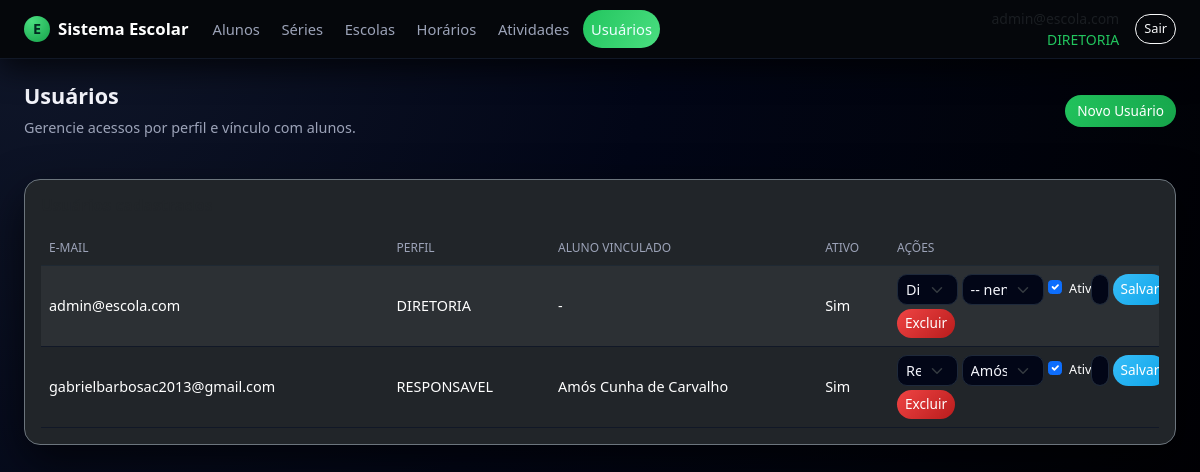
/usuarios/ (signed in), run on the app's committed database.
### app.py (models this page shows, shortened)
class Usuario(db.Model, UserMixin):
    __tablename__ = "usuario"
    id = db.Column(db.Integer, primary_key=True)
    email = db.Column(db.String(120), unique=True, nullable=False)
    senha_hash = db.Column(db.String(255), nullable=False)
    papel = db.Column(db.String(30), nullable=False, default="ALUNO")
    ativo = db.Column(db.Boolean, nullable=False, default=True)
    created_at = db.Column(db.DateTime, nullable=False, default=datetime.utcnow)
    aluno_id = db.Column(db.Integer, db.ForeignKey("aluno.id"), nullable=True)
    aluno = db.relationship("Aluno", lazy="joined")
    def papel_upper(self):
        return (self.papel or "").upper()
    def is_diretoria(self):
        return self.papel_upper() == "DIRETORIA"

class Aluno(db.Model):
    __tablename__ = "aluno"
    id = db.Column(db.Integer, primary_key=True)
    nome = db.Column(db.String(180), nullable=False)
    escola_id = db.Column(db.Integer, db.ForeignKey("escola.id"))
    serie_id = db.Column(db.Integer, db.ForeignKey("serie.id"))
    horario_id = db.Column(db.Integer, db.ForeignKey("horario.id"))
    telefone_cel = db.Column(db.String(30))
    telefone_fixo = db.Column(db.String(30))
    foto_path = db.Column(db.String(300))
    observacoes = db.Column(db.Text)
    naturalidade = db.Column(db.String(120))
    nacionalidade = db.Column(db.String(120))
    data_nascimento = db.Column(db.Date)
    idade = db.Column(db.Integer)
    sexo = db.Column(db.String(1))
    nome_pai = db.Column(db.String(180))
    nome_mae = db.Column(db.String(180))
    endereco = db.Column(db.String(200))
    numero = db.Column(db.String(20))
    bairro = db.Column(db.String(120))
    tem_dificuldade = db.Column(db.Boolean)
    qual_dificuldade = db.Column(db.String(255))
    toma_medicamento = db.Column(db.Boolean)
    qual_medicamento = db.Column(db.String(255))
    inicio_aulas = db.Column(db.Date)
    mensalidade_opcao = db.Column(db.String(60))
    escola = db.relationship("Escola", lazy="joined")
    serie = db.relationship("Serie", lazy="joined")
    horario = db.relationship("Horario", lazy="joined")

### app.py (the view)
@app.route("/usuarios/", methods=["GET"])
@login_required
def usuarios_list():
    if not current_user.is_diretoria():
        flash("Acesso restrito à DIRETORIA.", "warning")
        return redirect(url_for("index"))
    items = Usuario.query.order_by(Usuario.email.asc()).all()
    alunos = Aluno.query.order_by(Aluno.nome.asc()).all()
    return render_template("usuarios/listar.html", items=items, alunos=alunos)

### app.py (called while the page is built)
@login_manager.user_loader
def load_user(uid):
    return db.session.get(Usuario, int(uid))

@app.context_processor
def inject_can():
    return dict(can=can)

### templates/usuarios/listar.html (shortened to what this page needs)
{% extends "base.html" %}
{% block content %}
<div class="page-title-row mb-3">
  <div>
    <h2>Usuários</h2>
    <div class="subtitle">Gerencie acessos por perfil e vínculo com alunos.</div>
  </div>
  <div class="d-flex align-items-center gap-2">
    <button class="btn btn-success"
            type="button"
            data-bs-toggle="collapse"
            data-bs-target="#formNovoUsuario"
            aria-expanded="false"
            aria-controls="formNovoUsuario">
      Novo Usuário
    </button>
  </div>
</div>
<section class="card bg-dark border-secondary">
  <div class="card-body">
    <h5 class="card-title mb-3">Usuários cadastrados</h5>
    {% if items %}
      <div class="table-responsive">
        <table class="table table-dark table-striped align-middle">
          <thead>
            <tr>
              <th>E-mail</th>
              <th>Perfil</th>
              <th>Aluno vinculado</th>
              <th>Ativo</th>
              <th style="width: 270px;">Ações</th>
            </tr>
          </thead>
          <tbody>
          {% for u in items %}
            <tr>
              <td>{{ u.email }}</td>
              <td>{{ u.papel_upper() }}</td>
              <td>{{ u.aluno.nome if u.aluno else '-' }}</td>
              <td>{{ 'Sim' if u.ativo else 'Não' }}</td>
              <td>
                <form method="post"
                      action="{{ url_for('usuarios_editar', id=u.id) }}"
                      class="row g-1 align-items-center">
                  <div class="col-md-3">
                    <select name="papel" class="form-select form-select-sm">
                      <option value="DIRETORIA" {{ 'selected' if u.papel_upper()=='DIRETORIA' else '' }}>Diretoria</option>
                      <option value="RESPONSAVEL" {{ 'selected' if u.papel_upper()=='RESPONSAVEL' else '' }}>Responsável</option>
                    </select>
                  </div>
                  <div class="col-md-4">
                    <select name="aluno_id" class="form-select form-select-sm">
                      <option value="">-- nenhum --</option>
                      {% for a in alunos %}
                        <option value="{{ a.id }}" {{ 'selected' if u.aluno_id == a.id else '' }}>
                          {{ a.nome }}
                        </option>
                      {% endfor %}
                    </select>
                  </div>
                  <div class="col-md-2 d-flex align-items-center">
                    <div class="form-check">
                      <input class="form-check-input" type="checkbox" name="ativo"
                             id="ativo_{{ u.id }}" {{ 'checked' if u.ativo else '' }}>
                      <label class="form-check-label small" for="ativo_{{ u.id }}">Ativo</label>
                    </div>
                  </div>
                  <div class="col-md-3 d-flex gap-1">
                    <input type="password"
                           name="nova_senha"
                           class="form-control form-control-sm"
                           placeholder="Nova senha">
                    <button type="submit" class="btn btn-sm btn-primary">Salvar</button>
                  </div>
                </form>
                <form method="post"
                      action="{{ url_for('usuarios_excluir', id=u.id) }}"
                      class="mt-1"
                      onsubmit="return confirm('Confirma excluir este usuário?');">
                  <button type="submit" class="btn btn-sm btn-danger">Excluir</button>
                </form>
              </td>
            </tr>
          {% endfor %}
          </tbody>
        </table>
      </div>
    {% else %}
      <p class="text-muted mb-0">Nenhum usuário cadastrado.</p>
    {% endif %}
  </div>
</section>
{% endblock %}

### templates/base.html (shortened to what this page needs)
<!doctype html>
<html lang="pt-BR">
<head>
  <link
    href="https://cdn.jsdelivr.net/npm/bootstrap@5.3.3/dist/css/bootstrap.min.css"
    rel="stylesheet"
  >
  <link rel="stylesheet" href="{{ url_for('static', filename='css/style.css') }}">
</head>
<body class="app-body">
  <header class="app-navbar navbar navbar-expand-lg navbar-dark">
    <div class="container-fluid px-3 px-lg-4">
      <a class="navbar-brand d-flex align-items-center gap-2" href="{{ url_for('index') }}">
        <span class="brand-icon">E</span>
        <span class="fw-semibold">Sistema Escolar</span>
      </a>
      {% if current_user.is_authenticated %}
        <div class="collapse navbar-collapse" id="mainNav">
          <ul class="navbar-nav me-auto mb-2 mb-lg-0 app-menu">
            {% set papel = current_user.papel_upper() if current_user.is_authenticated else '' %}
            <li class="nav-item">
              <a class="nav-link {% if request.endpoint and 'alunos' in request.endpoint %}active{% endif %}"
                 href="{{ url_for('alunos_list') }}">
                Alunos
              </a>
            </li>
            {% if papel not in ['RESPONSAVEL', 'ALUNO'] %}
              <li class="nav-item">
                <a class="nav-link {% if request.endpoint and 'series_' in request.endpoint %}active{% endif %}"
                   href="{{ url_for('series_list') }}">
                  Séries
                </a>
              </li>
              <li class="nav-item">
                <a class="nav-link {% if request.endpoint and 'escolas_' in request.endpoint %}active{% endif %}"
                   href="{{ url_for('escolas_list') }}">
                  Escolas
                </a>
              </li>
              <li class="nav-item">
                <a class="nav-link {% if request.endpoint and 'horarios_' in request.endpoint %}active{% endif %}"
                   href="{{ url_for('horarios_list') }}">
                  Horários
                </a>
              </li>
            {% endif %}
            <li class="nav-item">
              <a class="nav-link {% if request.endpoint and 'atividades_' in request.endpoint %}active{% endif %}"
                 href="{{ url_for('atividades_listar') }}">
                Atividades
              </a>
            </li>
            {% if papel == 'DIRETORIA' %}
              <li class="nav-item">
                <a class="nav-link {% if request.endpoint and 'usuarios_' in request.endpoint %}active{% endif %}"
                   href="{{ url_for('usuarios_list') }}">
                  Usuários
                </a>
              </li>
            {% endif %}
          </ul>
          <div class="d-flex align-items-center gap-3">
            <div class="text-end small text-muted d-none d-md-block">
              <div>{{ current_user.email }}</div>
              <div class="text-accent">{{ current_user.papel_upper() }}</div>
            </div>
            <form method="post" action="{{ url_for('logout') }}">
              <button class="btn btn-sm btn-outline-light" type="submit">Sair</button>
            </form>
          </div>
        </div>
      {% endif %}
    </div>
  </header>
  <main class="app-main container-fluid px-3 px-lg-4 py-4">
    <div class="page-wrapper">
      {% block content %}{% endblock %}
    </div>
  </main>
</body>
</html>

### static/css/style.css (style rules this page uses)
:root { --bg-body: #05070b; --bg-elevated: #10141f; --bg-elevated-soft: #181d2a; --bg-navbar: #05070b; --border-soft: #262c3c; --text-main: #f4f5fb; --text-muted: #9ca3b8; --accent: #22c55e; --accent-soft: rgba(34, 197, 94, 0.15); --danger-soft: rgba(239, 68, 68, 0.15); --radius-lg: 16px; --radius-md: 10px; --shadow-soft: 0 18px 45px rgba(0, 0, 0, 0.65); }
.app-body { background: radial-gradient(circle at top left, #10172a 0, #020617 45%, #000 100%); color: var(--text-main); min-height: 100vh; font-family: system-ui, -apple-system, BlinkMacSystemFont, "Segoe UI", sans-serif; }
.app-navbar { background-color: var(--bg-navbar); border-bottom: 1px solid #111827; box-shadow: 0 10px 30px rgba(0, 0, 0, 0.7); position: sticky; top: 0; z-index: 1030; }
.app-navbar .navbar-brand { font-size: 1.05rem; }
.brand-icon { width: 26px; height: 26px; border-radius: 999px; background: radial-gradient(circle at 30% 20%, #4ade80, #16a34a); display: inline-flex; align-items: center; justify-content: center; font-size: 0.9rem; font-weight: 700; color: #022c22; }
.app-menu .nav-link { font-size: 0.92rem; color: var(--text-muted); padding-inline: 0.9rem; border-radius: 999px; margin-right: 0.35rem; transition: all 0.18s ease-out; }
.app-menu .nav-link.active { color: #ecfeff; background: linear-gradient(120deg, #22c55e, #4ade80); }
.app-main { color: var(--text-main); max-width: 1200px; margin-inline: auto; }
.page-wrapper { display: flex; flex-direction: column; gap: 1.5rem; }
.card { background-color: var(--bg-elevated); border-radius: var(--radius-lg); border: 1px solid var(--border-soft); box-shadow: var(--shadow-soft); }
.card-title { font-size: 1rem; font-weight: 600; }
.page-title-row { display: flex; align-items: center; justify-content: space-between; gap: 1rem; }
.page-title-row h2 { font-size: 1.35rem; font-weight: 600; }
.page-title-row .subtitle { font-size: 0.9rem; color: var(--text-muted); }
.table { color: var(--text-main); font-size: 0.9rem; margin-bottom: 0; }
.table thead { background: linear-gradient(90deg, #020617, #020617); }
.table thead th { color: #9ca3b8; border-bottom: 1px solid #1f2933 !important; font-weight: 500; text-transform: uppercase; font-size: 0.75rem; }
.table tbody tr { background-color: var(--bg-elevated-soft); }
.table tbody tr:nth-child(even) { background-color: #050816; }
.table td, .table th { border-color: #111827 !important; }
.form-control, .form-select, textarea.form-control { background-color: #020617; border-radius: var(--radius-md); border: 1px solid #1e293b; color: var(--text-main); font-size: 0.9rem; }
.btn { border-radius: 999px; font-size: 0.85rem; }
.btn-success { background: linear-gradient(135deg, #22c55e, #16a34a); border: none; }
.btn-primary { background: linear-gradient(135deg, #38bdf8, #0ea5e9); border: none; }
.btn-outline-light { border-radius: 999px; font-size: 0.8rem; }
.btn-danger { background: linear-gradient(135deg, #ef4444, #b91c1c); border: none; }
.text-accent { color: var(--accent); }

### data on the page
Usuario: email "admin@escola.com", papel_upper "DIRETORIA", aluno "-", ativo "Sim"
Usuario: email "gabrielbarbosac2013@gmail.com", papel_upper "RESPONSAVEL", aluno "Amós Cunha de Carvalho", ativo "Sim"

### other printed values
form field aluno_id "Amós Cunha de Carvalho"
